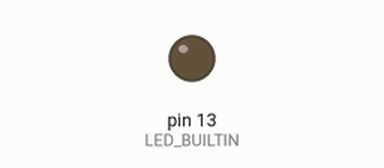
This sketch was run on a simulated Arduino Uno, built with avr-gcc and run on an emulated ATmega328P. Shown: output pins drawn as LEDs (lit = HIGH). Dashed ring = blinking.

Above: at 1.0 s.
At 2.5 s:
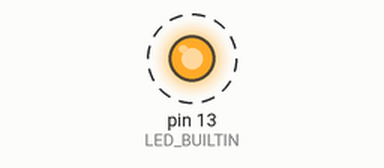
Timing chart, 0 to 4.6 s (numbered marks = the images above):
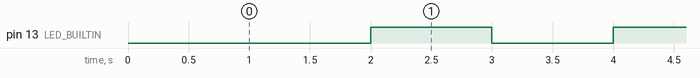

Measured:
- by itself, pin 13 (LED_BUILTIN): alternates HIGH for 1.0 s and LOW for 1.0 s

The sketch:

MANIPULANDO_2_LEDS_EM_SEQU_NCIA.ino
```cpp
// C++ code
//
int tempo = 0;

void setup()
{
  pinMode(LED_BUILTIN, OUTPUT);

  tempo = 1000;
}

void loop()
{
  delay(1000); // Wait for 1000 millisecond(s)
  digitalWrite(LED_BUILTIN, LOW);
  delay(1000); // Wait for 1000 millisecond(s)
  digitalWrite(LED_BUILTIN, HIGH);
}
```
